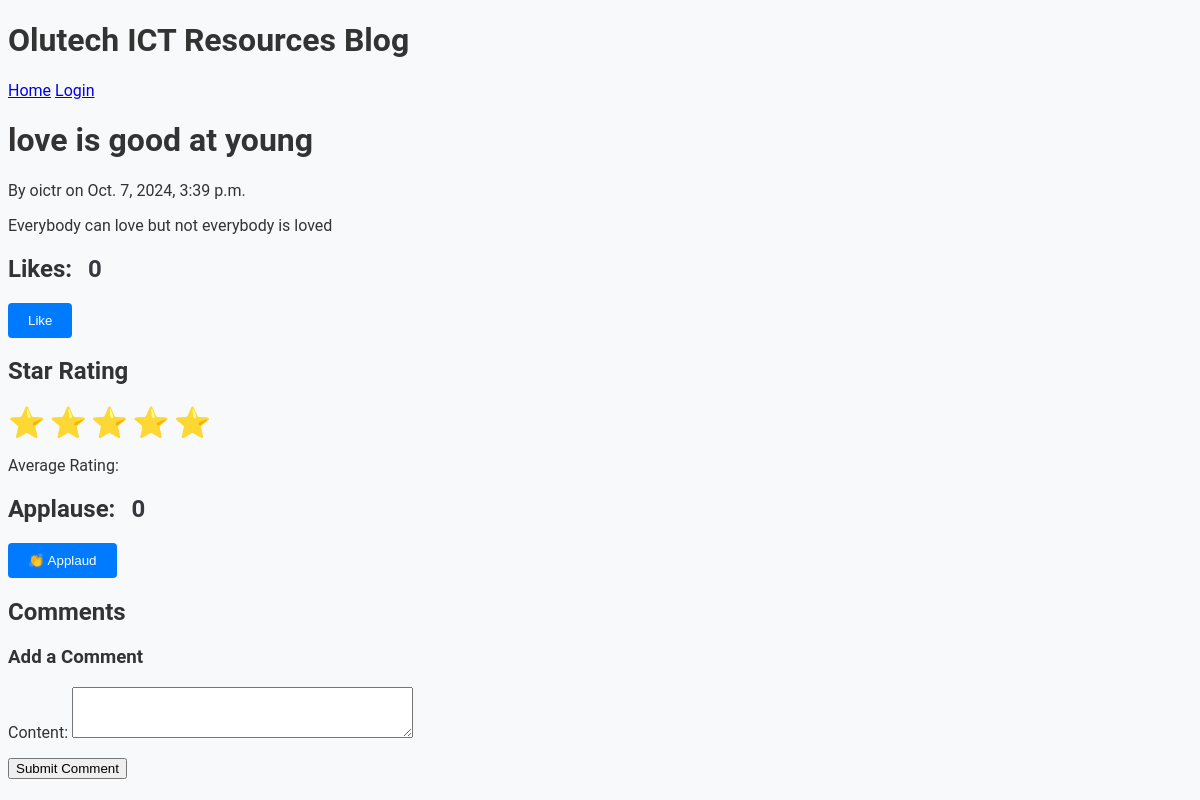
The app's page /post/1/ with its own data.
### blog/models.py (models this page shows, shortened)
class Post(models.Model):
    title = models.CharField(max_length=200)
    content = models.TextField()
    author = models.ForeignKey(User, on_delete=models.CASCADE)
    created_at = models.DateTimeField(default=timezone.now)

### blog/views.py (the view)
# urls.py: path('post/<int:pk>/', post_detail, name='post_detail'),
def post_detail(request, pk):
    post = get_object_or_404(Post, pk=pk)
    comments = post.comments.all()
    comment_form = CommentForm()
    return render(request, 'blog/post_detail.html', {
        'post': post,
        'comments': comments,
        'comment_form': comment_form,
    })

### blog/forms.py
class CommentForm(forms.ModelForm):
    class Meta:
        model = Comment
        fields = ['content']
        widgets = {
            'content': forms.Textarea(attrs={'rows': 3}),
        }

### blog/templates/blog/post_detail.html (shortened to what this page needs)
{% extends 'blog/base.html' %}
{% block content %}
<h1>{{ post.title }}</h1>
<p>By {{ post.author }} on {{ post.created_at }}</p>
<p>{{ post.content }}</p>
<h2>Likes: <span id="like-count">{{ post.likes.count }}</span></h2>
<button id="like-button">Like</button>
<h2>Star Rating</h2>
<div>
    {% for i in "12345" %}
        <span class="star" data-rating="{{ i }}">⭐</span>
    {% endfor %}
</div>
<p>Average Rating: {{ avg_rating }}</p>
<h2>Applause: <span id="applause-count">{{ post.applauses.count }}</span></h2>
<button id="applaud-button">👏 Applaud</button>
<h2>Comments</h2>
<h3>Add a Comment</h3>
<form method="POST" action="{% url 'create_comment' post.pk %}">
    {{ comment_form.as_p }}
    <button type="submit">Submit Comment</button>
</form>
{% endblock %}

### blog/static/css/style.css (style rules this page uses)
body { font-family: 'Roboto', sans-serif; background-color: #f8f9fa; color: #333; }
#like-button, #applaud-button { background-color: #007bff; color: white; border: none; padding: 10px 20px; border-radius: 4px; cursor: pointer; transition: background-color 0.3s ease; }
#like-count, #applause-count { font-size: 24px; font-weight: bold; color: #343a40; margin-left: 10px; }
.star { font-size: 30px; cursor: pointer; color: #ffd700; transition: transform 0.3s ease; }

### records on screen
Post: title "love is good at young", author "oictr", created_at "Oct. 7, 2024, 3:39 p.m.", content "Everybody can love but not everybody is loved", likes.count "0", applauses.count "0"
